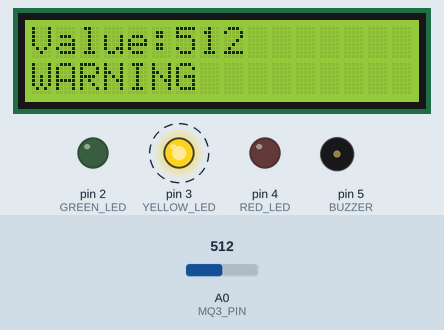
Simulated run of this sketch. Board: Arduino Uno, built with avr-gcc and run on an emulated ATmega328P. On the bench: 16×2 character LCD, output pins drawn as LEDs (lit = HIGH), buzzer (waves = sounding, pin HIGH). Dashed ring = blinking. Inputs (shaded band) come from the test bench; at power-on: A0 (MQ3_PIN) = 512.

Above: at 1.2 s.
1.3 s: A0 (MQ3_PIN) set to 582
At 2.5 s:
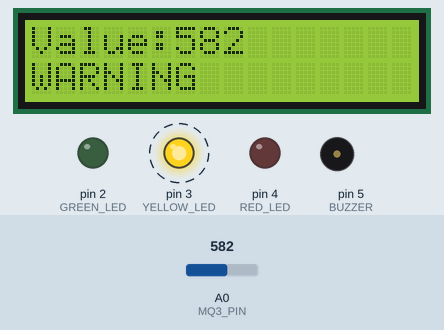
3.1 s: A0 (MQ3_PIN) set to 610
At 3.6 s:
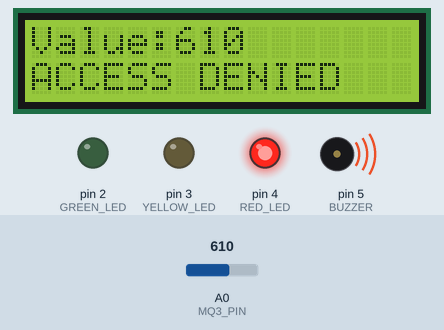
At 6.1 s:
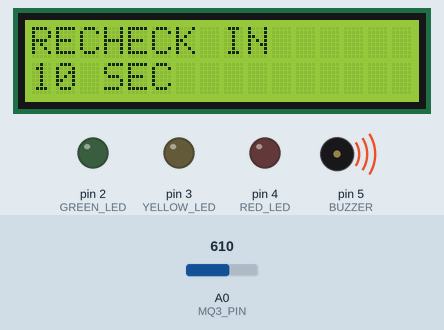
Timing chart, 0 to 12.2 s (numbered marks = the images above; inputs shaded):
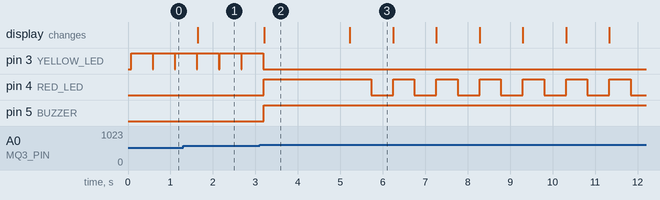

Measured:
- the behaviour switches between 600 and 601 on A0 (MQ3_PIN) (found by bisection; images 1 and 2)
- after the input at 1.3 s, the display: changes after 0.34 s (image 1)
- after the input at 3.1 s, pin 3 (YELLOW_LED): goes on until 3.2 s, then stays LOW; pin 4 (RED_LED): LOW → HIGH after 0.09 s, then repeats every 1.0 s: LOW 0.52 s, HIGH 0.50 s; pin 5 (BUZZER): LOW → HIGH after 0.09 s; the display: changes after 0.11 s (image 2)
- by itself, pin 3 (YELLOW_LED): alternates HIGH for 0.51 s and LOW for 0.01 s
- what the display in image 2 shows lasts 2.0 s, from 3.2 s to 5.2 s
- what the display in image 3 shows lasts 1.0 s, from 5.2 s to 6.2 s

The sketch:

Alcohol_Detection_Access_Control.ino
```cpp
#include <Wire.h>
#include <LiquidCrystal_I2C.h>

LiquidCrystal_I2C lcd(0x27, 16, 2);

#define MQ3_PIN A0

#define GREEN_LED 2
#define YELLOW_LED 3
#define RED_LED 4

#define BUZZER 5

void setup() {

  lcd.init();
  lcd.backlight();

  pinMode(GREEN_LED, OUTPUT);
  pinMode(YELLOW_LED, OUTPUT);
  pinMode(RED_LED, OUTPUT);
  pinMode(BUZZER, OUTPUT);
}

void loop() {

  int alcoholValue = analogRead(MQ3_PIN);

  digitalWrite(GREEN_LED, LOW);
  digitalWrite(YELLOW_LED, LOW);
  digitalWrite(RED_LED, LOW);
  digitalWrite(BUZZER, LOW);

  lcd.clear();

  lcd.setCursor(0, 0);
  lcd.print("Value:");
  lcd.print(alcoholValue);

  if (alcoholValue <= 300) {

    digitalWrite(GREEN_LED, HIGH);

    lcd.setCursor(0, 1);
    lcd.print("ACCESS GRANTED");

    delay(500);
  }

  else if (alcoholValue <= 600) {

    digitalWrite(YELLOW_LED, HIGH);

    lcd.setCursor(0, 1);
    lcd.print("WARNING");

    delay(500);
  }

  else {

    digitalWrite(RED_LED, HIGH);
    digitalWrite(BUZZER, HIGH);

    lcd.setCursor(0, 1);
    lcd.print("ACCESS DENIED");

    delay(2000);

    for (int i = 10; i > 0; i--) {

      lcd.clear();

      lcd.setCursor(0, 0);
      lcd.print("RECHECK IN");

      lcd.setCursor(0, 1);
      lcd.print(i);
      lcd.print(" SEC");

      digitalWrite(RED_LED, HIGH);
      delay(500);

      digitalWrite(RED_LED, LOW);
      delay(500);
    }
  }
}
```
